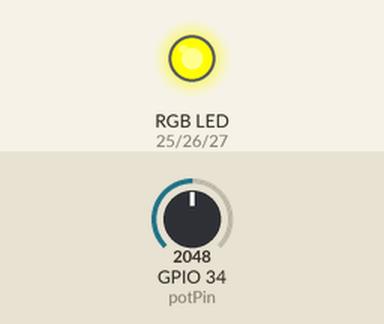
This program was run on a simulated ESP32. Parts: an RGB LED mixed from three pins (HIGH = lit). Inputs (shaded band) come from the test bench; at power-on: GPIO 34 (potPin) = 2048. Dim RGB values are drawn brighter than linear.

Above: at 1.2 s.
1.3 s: GPIO 34 (potPin) set to 2866
At 2.5 s:
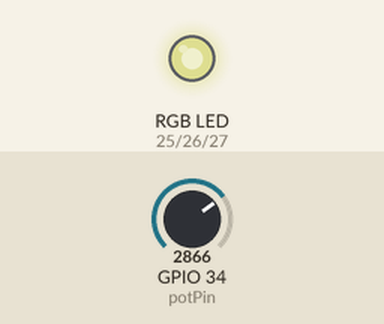
3.0 s: GPIO 34 (potPin) set to 3603
At 3.6 s:
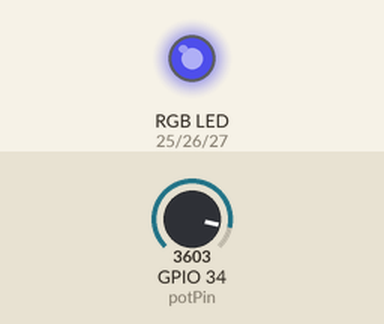
4.7 s: GPIO 34 (potPin) set to 4095
At 6.0 s:
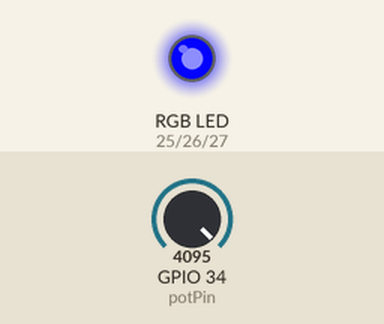
6.3 s: GPIO 34 (potPin) set to 2047
At 6.9 s:
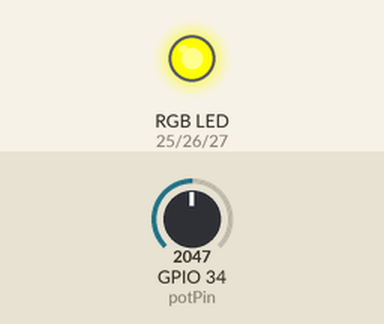
8.0 s: GPIO 34 (potPin) set to 1228
At 9.0 s:
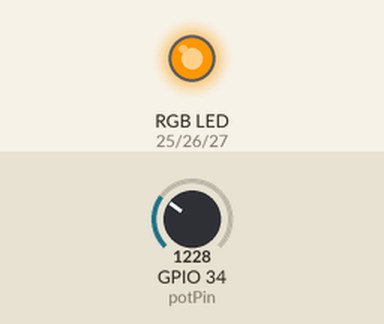
Timing chart, 0 to 10.6 s (numbered marks = the images above; inputs shaded):
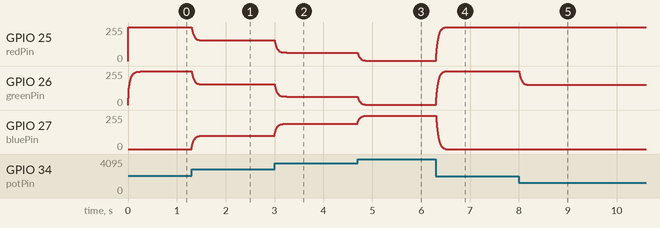

Measured:
- after the input at 1.3 s, GPIO 25 (redPin): moves from 255/255 to 154/255 over 0.22 s, starting at once; GPIO 26 (greenPin): moves from 253/255 to 154/255 over 0.22 s, starting at once; GPIO 27 (bluePin): moves from 0/255 to 100/255 over 0.22 s, starting at once
- after the input at 3.0 s, GPIO 25 (redPin), GPIO 26 (greenPin): moves from 154/255 to 63/255 over 0.24 s, starting at once; GPIO 27 (bluePin): moves from 100/255 to 191/255 over 0.24 s, starting at once
- after the input at 4.7 s, GPIO 25 (redPin), GPIO 26 (greenPin): moves from 63/255 to 3/255 over 0.15 s, starting at once; GPIO 27 (bluePin): moves from 191/255 to 251/255 over 0.15 s, starting at once
- after the input at 6.3 s, GPIO 25 (redPin): moves from 3/255 to 255/255 over 0.19 s, starting at once; GPIO 26 (greenPin): rises from 3/255 to 255/255 in 0.19 s, then falls to 253/255 in 0.04 s; GPIO 27 (bluePin): moves from 251/255 to 0/255 over 0.19 s, starting at once
- after the input at 8.0 s, GPIO 26 (greenPin): moves from 253/255 to 151/255 over 0.19 s, starting at once

The program:

main.cpp
```cpp
#include <Arduino.h>
const int potPin = 34;

// RGB pins
const int redPin = 25;
const int greenPin = 26;
const int bluePin = 27;

const int freq = 10000;
const int resolution = 8;

const int redChannel = 0;
const int greenChannel = 1;
const int blueChannel = 2;

void setColor(int r, int g, int b) {
  ledcWrite(redChannel, r);
  ledcWrite(greenChannel, g);
  ledcWrite(blueChannel, b);
}

void setup() {
  ledcSetup(redChannel, freq, resolution);
  ledcSetup(greenChannel, freq, resolution);
  ledcSetup(blueChannel, freq, resolution);

  ledcAttachPin(redPin, redChannel);
  ledcAttachPin(greenPin, greenChannel);
  ledcAttachPin(bluePin, blueChannel);
}

void loop() {
  int potValue = analogRead(potPin);

  // smoothing biar gak noise
  static int smooth = 0;
  smooth = (smooth * 0.8) + (potValue * 0.2);

  int val = map(smooth, 0, 4095, 0, 255);

  int r, g, b;

  if (val < 128) {
    // warm zone (merah → kuning)
    r = 255;
    g = val * 2;
    b = 0;
  } else {
    // cool zone (kuning → biru)
    val -= 128;
    r = 255 - val * 2;
    g = 255 - val * 2;
    b = val * 2;
  }

  setColor(r, g, b);

  delay(10);
}
```
